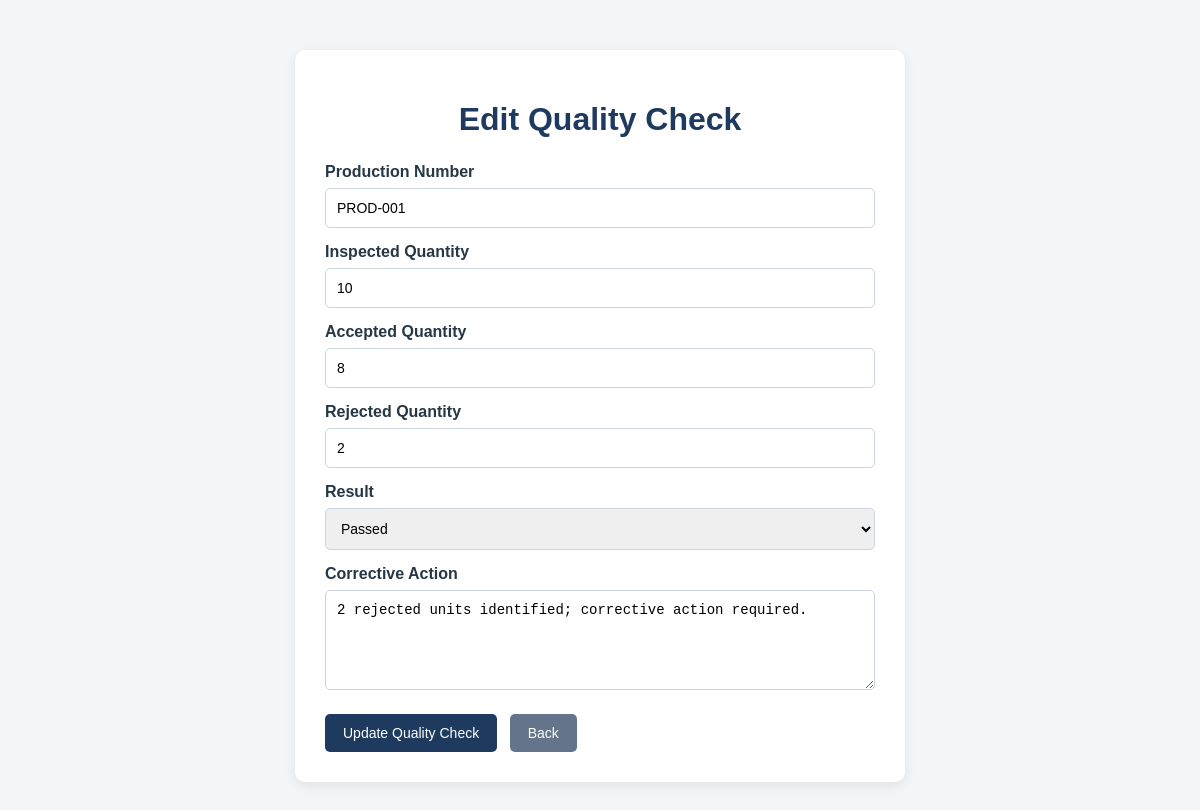
The app's page /api/quality-checks/1/edit/ (signed in) with its own data.
### manufacturing/models.py (models this page shows, shortened)
class QualityCheck(models.Model):
    production = models.ForeignKey(
        Production,
        on_delete=models.CASCADE
    )
    inspection_date = models.DateField(auto_now_add=True)
    inspected_quantity = models.PositiveIntegerField(default=0)
    accepted_quantity = models.PositiveIntegerField(default=0)
    rejected_quantity = models.PositiveIntegerField(default=0)
    result = models.CharField(
        max_length=20,
        choices=[
            ('Pending', 'Pending'),
            ('Passed', 'Passed'),
            ('Failed', 'Failed'),
        ],
        default='Pending'
    )
    corrective_action = models.TextField(blank=True)

class Production(models.Model):
    production_number = models.CharField(max_length=20, unique=True)
    product = models.ForeignKey(
        Product,
        on_delete=models.CASCADE
    )
    quantity = models.PositiveIntegerField()
    start_date = models.DateField()
    end_date = models.DateField(null=True, blank=True)
    status = models.CharField(
        max_length=20,
        default='Pending'
    )

### manufacturing/views.py (the view, shortened to what this page needs)
@login_required
def edit_quality_check(request, quality_check_id):
    quality_check = get_object_or_404(
        QualityCheck,
        id=quality_check_id
    )
    return render(request, 'edit_quality_check.html', {
        'quality_check': quality_check
    })

### manufacturing/templates/edit_quality_check.html (shortened to what this page needs)
<!DOCTYPE html>
<html lang="en">
<head>
</head>
<body>
<div class="container">
    <h1>Edit Quality Check</h1>
    <form method="POST">
        <label>Production Number</label>
        <input type="text"
               value="{{ quality_check.production.production_number }}"
               readonly>
        <label>Inspected Quantity</label>
        <input type="number"
               name="inspected_quantity"
               min="1"
               value="{{ quality_check.inspected_quantity }}"
               required>
        <label>Accepted Quantity</label>
        <input type="number"
               name="accepted_quantity"
               min="0"
               value="{{ quality_check.accepted_quantity }}"
               required>
        <label>Rejected Quantity</label>
        <input type="number"
               name="rejected_quantity"
               min="0"
               value="{{ quality_check.rejected_quantity }}"
               required>
        <label>Result</label>
        <select name="result" required>
            <option value="Passed"
                {% if quality_check.result == "Passed" %}selected{% endif %}>
                Passed
            </option>
        </select>
        <label>Corrective Action</label>
        <textarea name="corrective_action">{{ quality_check.corrective_action }}</textarea>
        <button type="submit" class="btn">Update Quality Check</button>
        <a href="{% url 'quality_check_page' %}"
           class="btn back-btn">Back</a>
    </form>
</div>
</body>
</html>

### manufacturing/templates/edit_quality_check.html (style rules this page uses)
body { font-family: Arial, sans-serif; background: #f3f6f9; color: #263746; margin: 0; padding: 30px 15px; }
.container { max-width: 550px; margin: 20px auto; background: white; padding: 30px; border-radius: 10px; box-shadow: 0 4px 12px rgba(0, 0, 0, 0.08); }
h1 { color: #1e3a5f; text-align: center; margin-bottom: 25px; }
label { display: block; margin: 15px 0 7px; font-weight: bold; }
input, select, textarea { width: 100%; box-sizing: border-box; padding: 11px; border: 1px solid #cbd5e1; border-radius: 5px; font-size: 14px; }
textarea { min-height: 100px; resize: vertical; }
.btn { display: inline-block; padding: 11px 18px; border: none; border-radius: 5px; background: #1e3a5f; color: white; text-decoration: none; font-size: 14px; cursor: pointer; margin-top: 20px; }
.back-btn { background: #64748b; margin-left: 8px; }

### records on screen
QualityCheck: production.production_number "PROD-001", inspected_quantity "10", accepted_quantity "8", rejected_quantity "2", result "Passed", corrective_action "2 rejected units identified; corrective action required."
